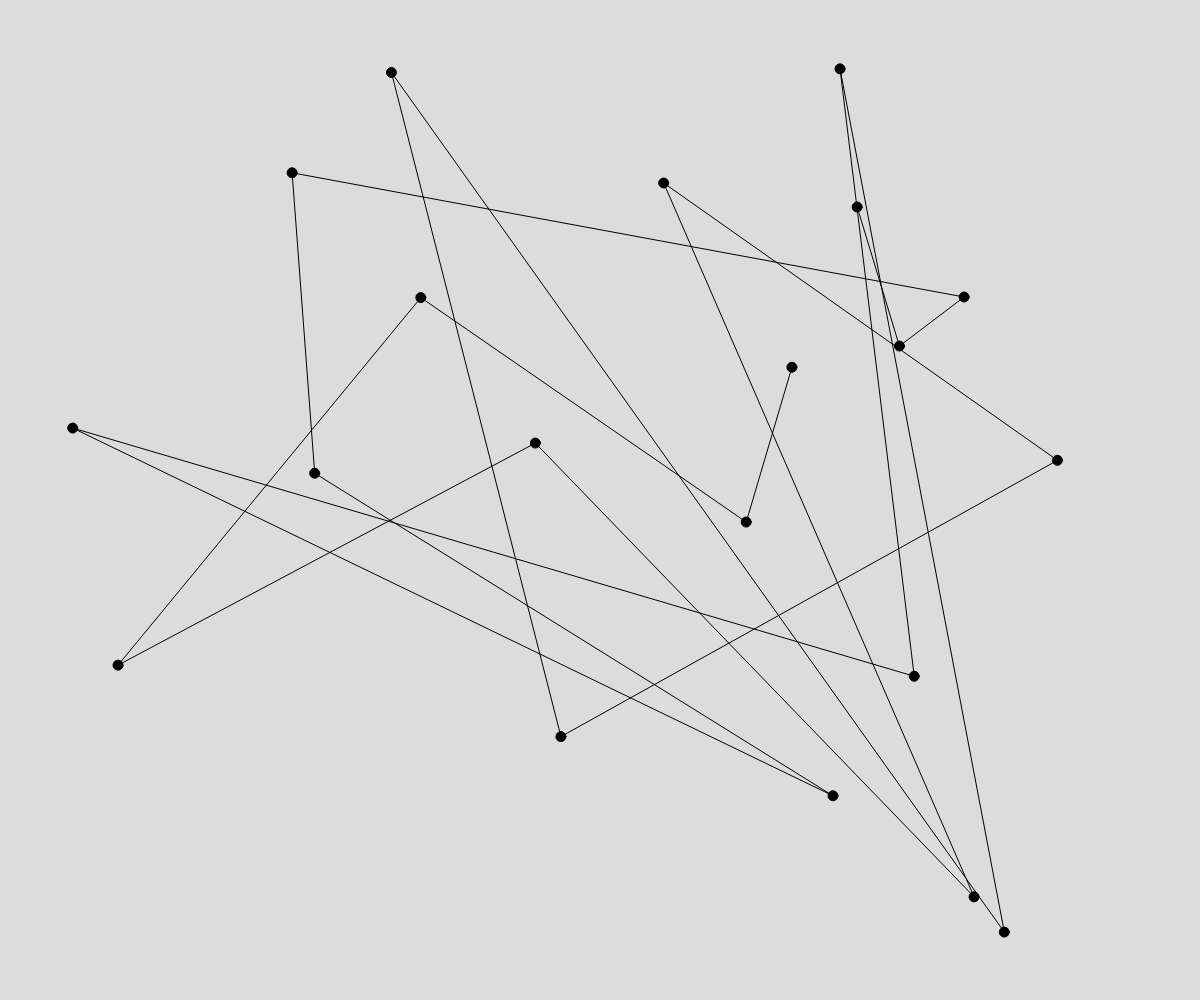
Frame 1 (no input)
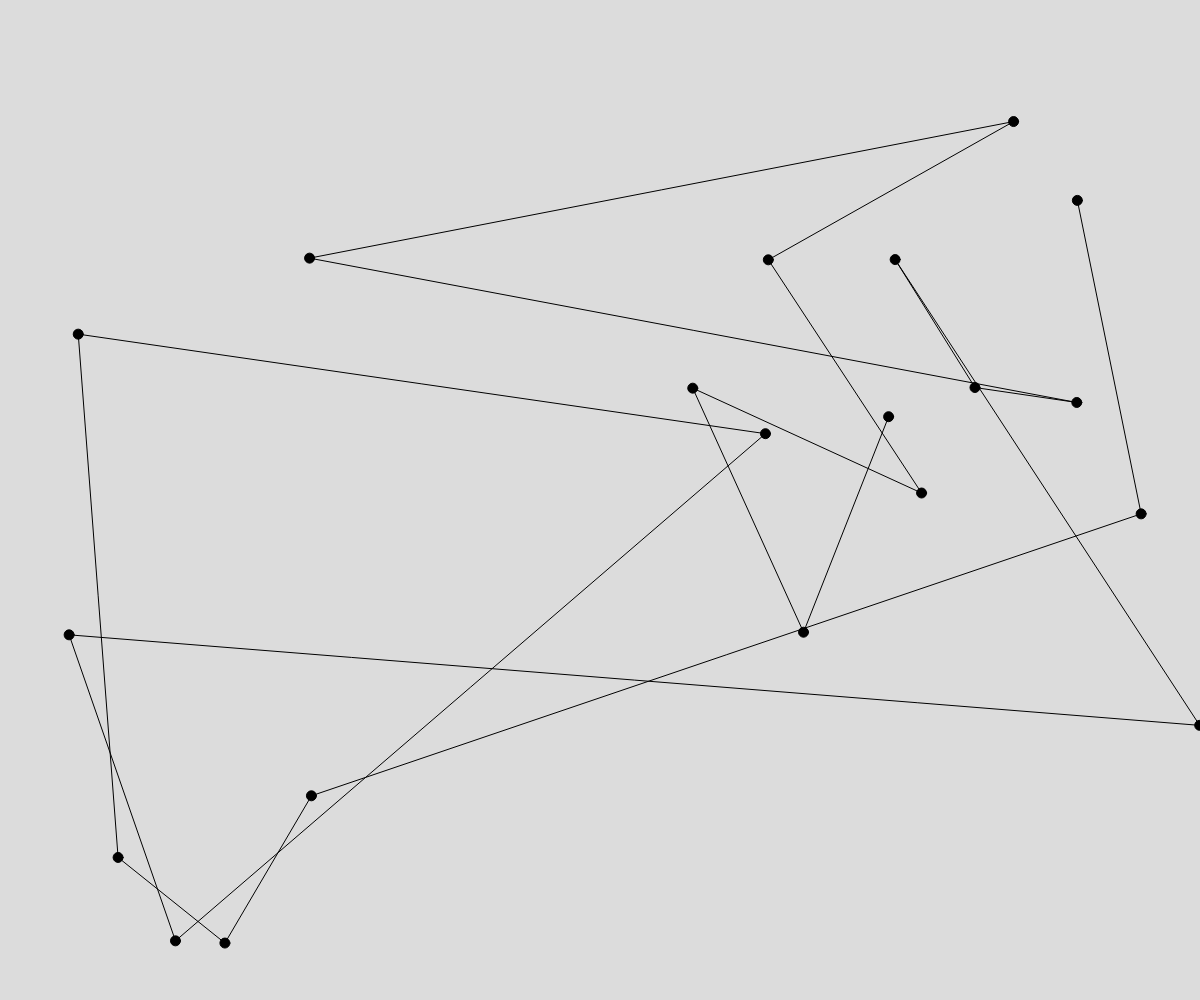
Frame 60 (no input)
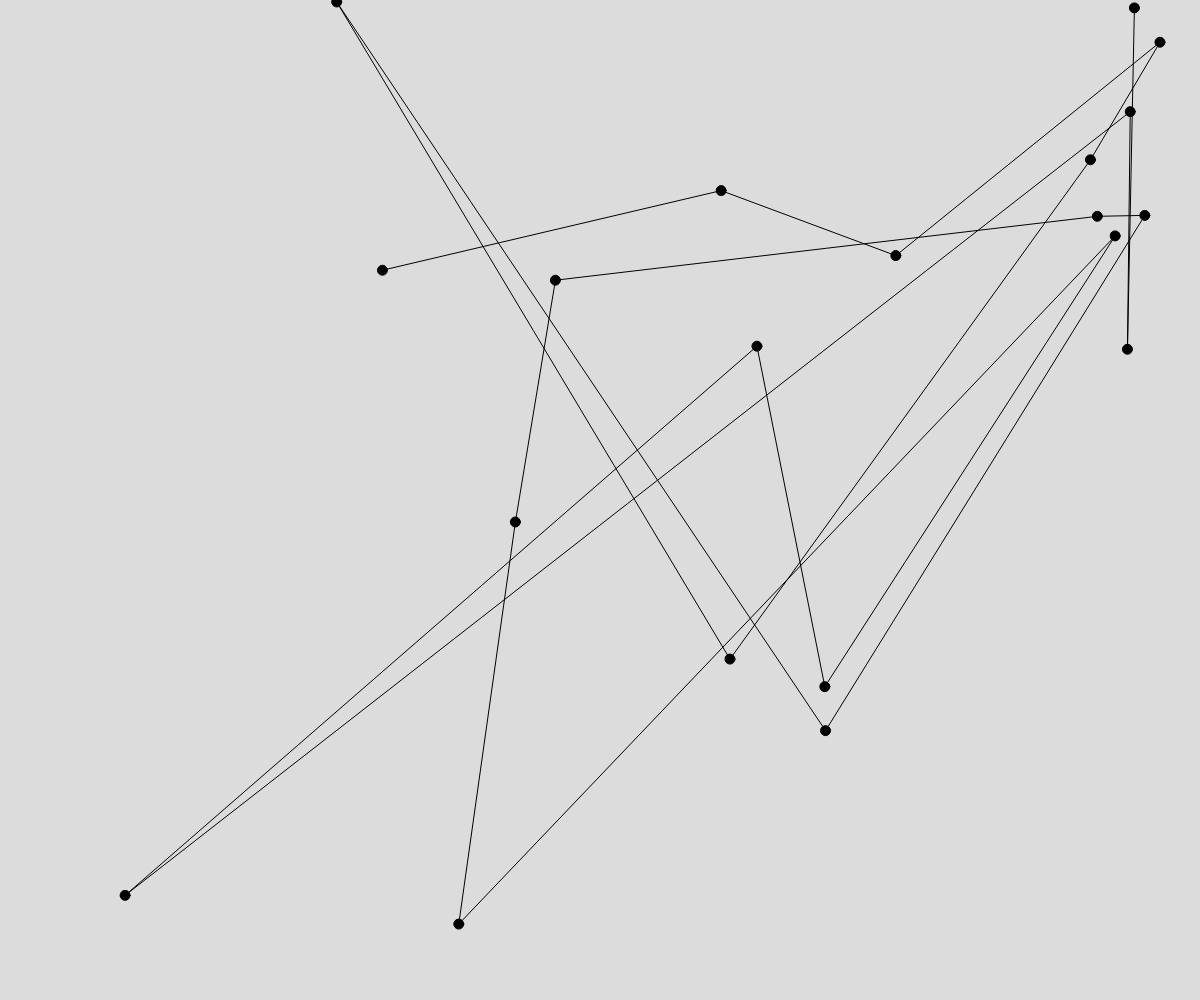
Frame 120 (the mouse pressed at the canvas centre since frame 60)

The p5.js sketch that drew these frames (run headless with seeded random() and noise() and a simulated clock; from frame 60 on, the mouse is pressed at the canvas centre):

// p5.js sketch
// ── sketch.js
// Working with Arrays and loops
// Srushti Vyas
// Nov 19th, 2021
// A quick refresher and application of for loops and arrays

// global variable
//let names = ["Srushti Vyas", "Aula", "yug", "krupali", "BTS" ];
//                1          2         3       4         5
//let emptyArray = [];

let x = [];
let y = [];
const NUM_POINTS = 20;


function setup() {
  createCanvas(windowWidth, windowHeight);
  intArrays();
}

function intArrays(){
  // we will use this function to set up all our initial x,y values
  for(let i = 0; i < NUM_POINTS; i++){
    x.push(random(0,width));
    y.push(random(0,height));
  }
}

function drawArrays(){
  //read through the parallel arrays, and draw some circles + connecting lines
  for(let i = 0; i < x.length; i++){
    fill(0);
    circle(x[i], y[i], 10);
    //only draw a line line forward if one exists
    if(i < x.length - 1){
      line(x[i],y[i], x[i+1], y[i+1]);
    }
  }
}

function updateArrays(){
  //push one new value on, and delete first value
  x.push(random(0, width));
  y.push(random(0, height));
  x.shift();
  y.shift();
}




function draw() {
  background(220);
  drawArrays();
  updateArrays();
}



// function doloops(){
  // first: While loop

// let counter = 0;
// while(counter < 6){
//   print(namess[counter]);
//   counter ++;
// }

// second: For Loops (basic)   (later,enhanced)
// for(let i = 0; i < names.length; i++){
//   print(names[1]);
// }
